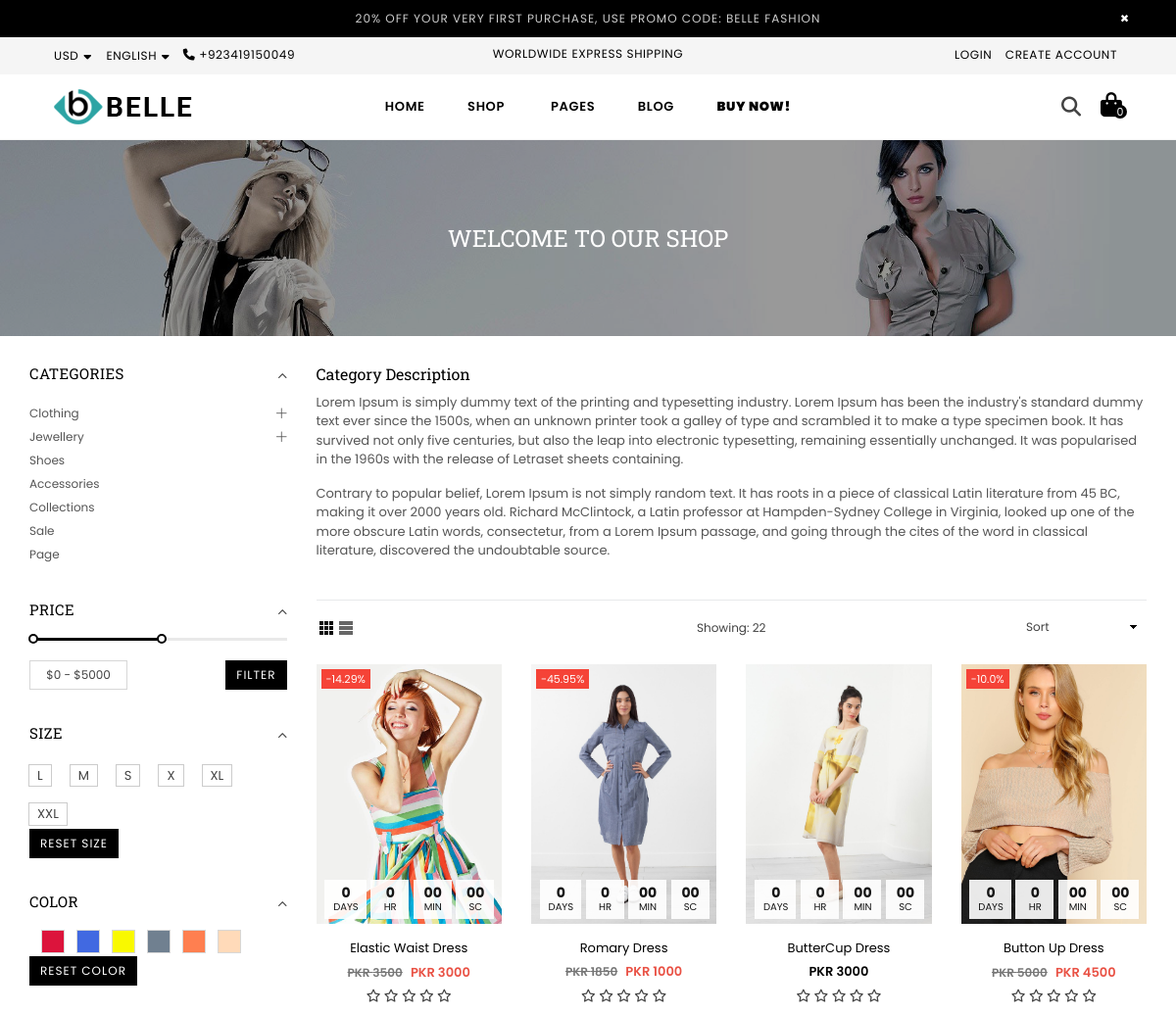
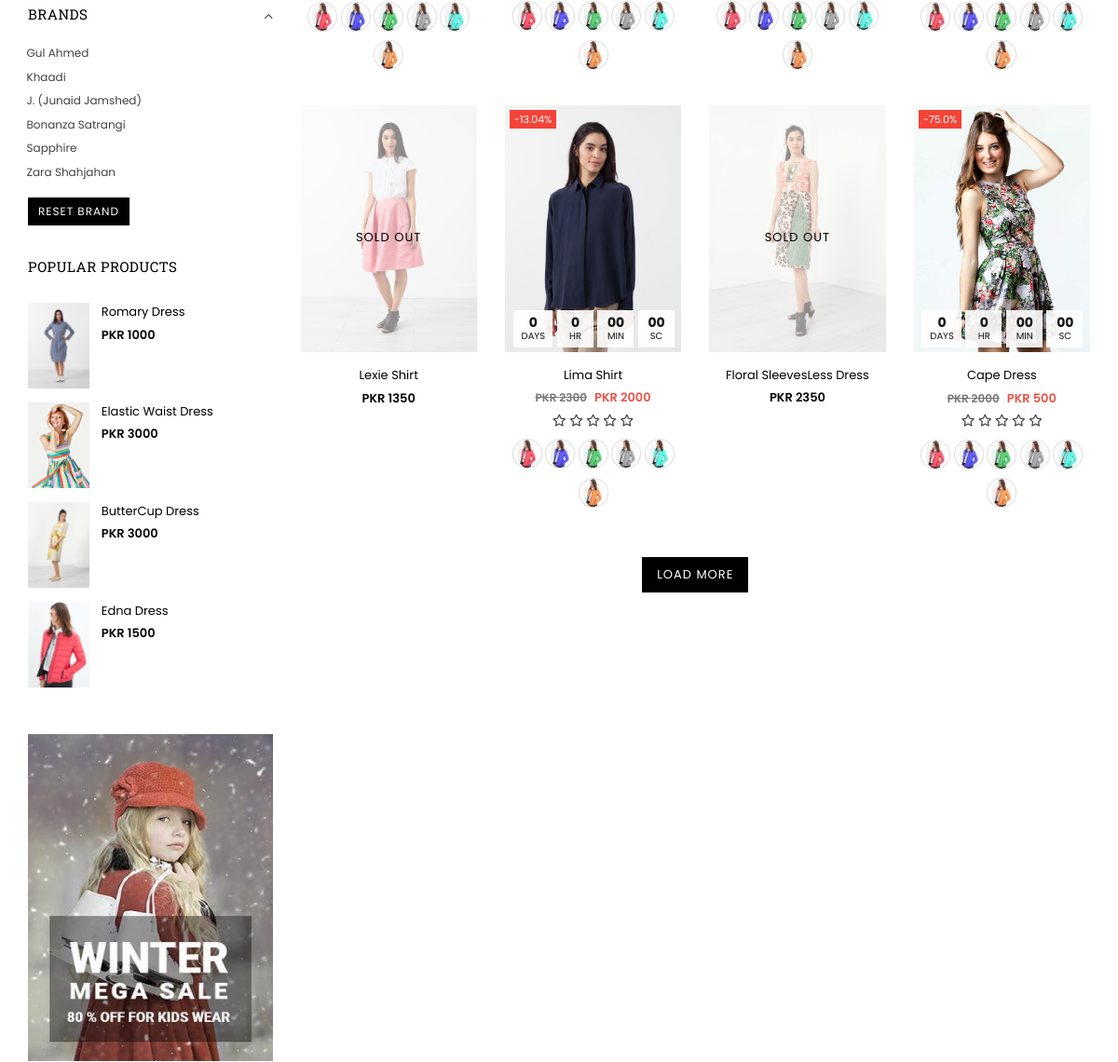
The page /shop (upper part) on the database as committed earlier (2 pictures, top to bottom).
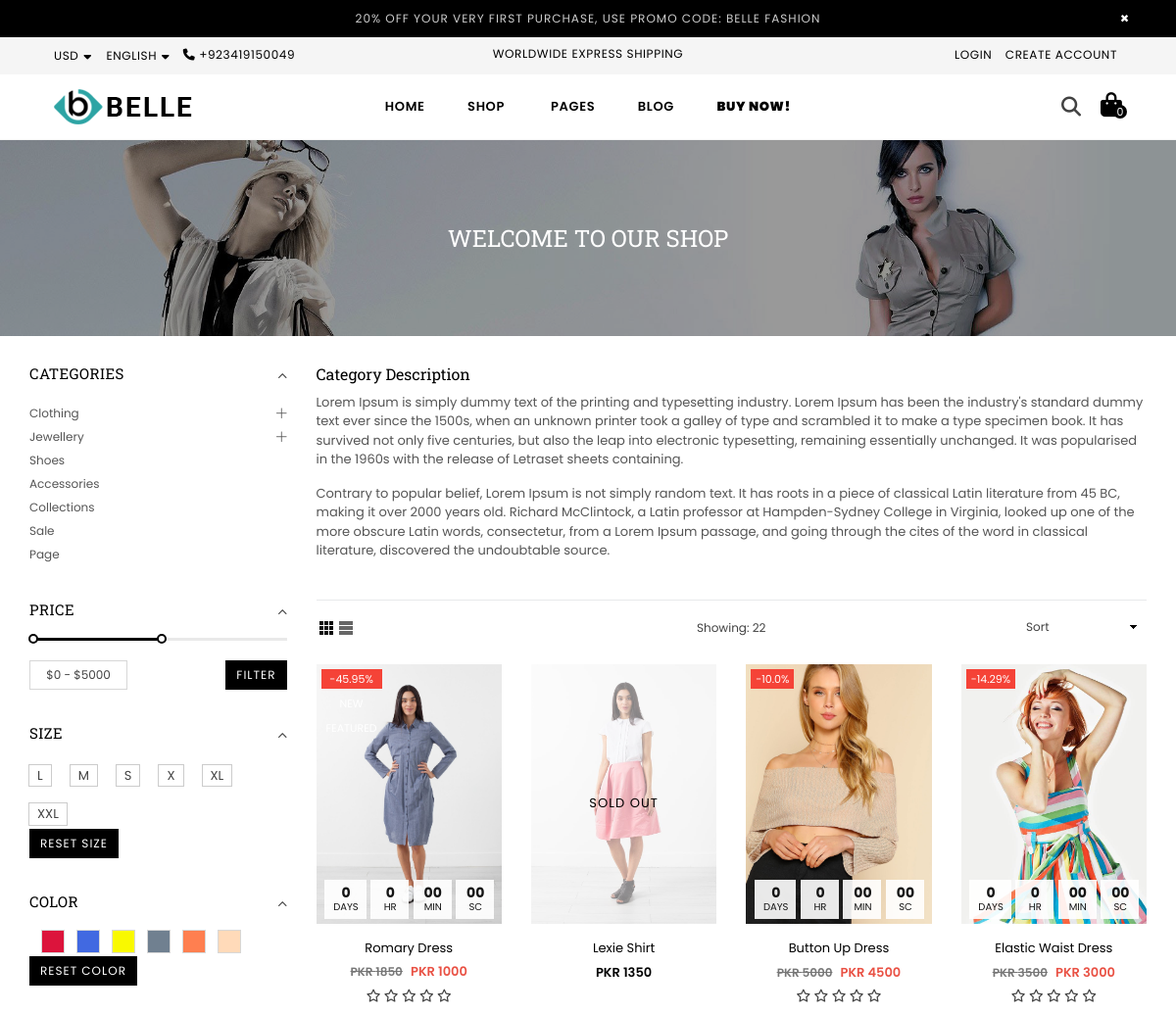
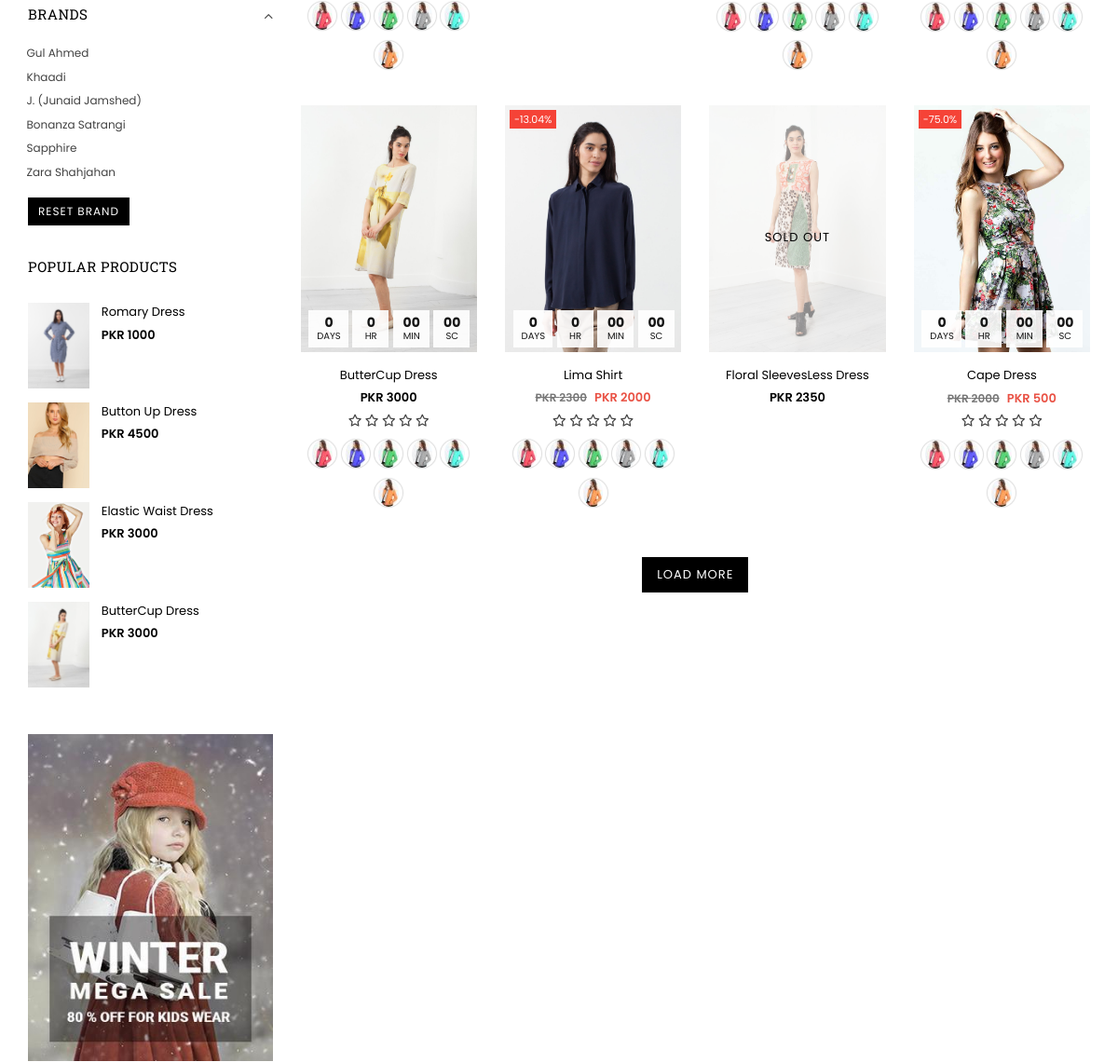
The same page on the database as committed later (2 pictures, top to bottom).
### app/models.py (models this page shows, shortened)
class Size(models.Model):
    name = models.CharField(max_length=5, unique=True)  # e.g., S, M, L, XL

class Color(models.Model):
    name = models.CharField(max_length=30, unique=True)
    hex_code = models.CharField(max_length=7, blank=True, null=True)  # Optional: for color display

class Brand(models.Model):
    name=models.CharField(max_length=100,unique=True)

class Products(models.Model):
    name=models.CharField(max_length=100)
    description=models.TextField()
    slug=models.SlugField(max_length=50,unique=True,blank=True)
    in_stock=models.BooleanField()
    stock_quantity=models.IntegerField()
    last_update=models.DateTimeField(auto_now=True)
    sku=models.CharField(max_length=50)
    view_count=models.IntegerField(null=True,blank=True)
    price=models.IntegerField()
    striked_price=models.IntegerField(blank=True,null=True,default=0)
    product_type=models.CharField(max_length=20)
    labels=models.ManyToManyField(Labels,max_length=20)
    wishlist=models.ManyToManyField(User,related_name='wishlist',blank=True)
    collections=models.CharField(max_length=50)
    main_image= models.ImageField(upload_to='products/')  # Shown by default
    hover_image= models.ImageField(upload_to='products/')  # Shown on hover
    tag=models.ManyToManyField('Tag',related_name='products',blank=True)
    sizes = models.ManyToManyField(Size, related_name='products', blank=True)
    color = models.ManyToManyField(Color, related_name='productscolor', blank=True)
    brand=models.ForeignKey(Brand, on_delete=models.CASCADE,related_name='brand',blank=True)
    @property
    def discount_percentage(self):
        if self.striked_price:  # Ensure the striked price exists to avoid division by zero
            return round(100 - ((self.price / self.striked_price) * 100), 2)
        return 0  # No discount if no striked price
    class Meta:
        verbose_name = "Product"  # Correct singular form
        verbose_name_plural = "Products"  # Correct plural form

### app/views.py (the view)
# urls.py: path("shop",views.shoppage,name="shop"),
def shoppage(request):
    products = Products.objects.all()
    all_tags=Tag.objects.all()
    percentage=0
    for i in products:
        if i.striked_price:
            percentage=100-((round(i.price/i.striked_price,2)*100))
    top_product=Products.objects.all().order_by("-view_count")[0:4]
    all_brands = Brand.objects.all()
    selected_tags = request.GET.getlist('tag')
    if selected_tags:
        products = products.filter(tag__slug__in=selected_tags).distinct()
    selected_brands = request.GET.getlist('brand')
    if selected_brands:
        products = products.filter(brand__in=selected_brands)
    all_sizes = Size.objects.all().order_by('name')
    all_colors=Color.objects.all()
    selected_colors=request.GET.getlist('color')
    selected_sizes = request.GET.getlist('size')
    if selected_sizes:
        products = products.filter(sizes__name__in=selected_sizes).distinct()
    if selected_colors:
        products = products.filter(color__name__in=selected_colors).distinct()
    else:
        selected_colors = []
    price_form = PriceFilterForm(request.GET)
    if price_form.is_valid():
        min_price = price_form.cleaned_data.get('min_price')
        max_price = price_form.cleaned_data.get('max_price')
        if min_price is not None:
            products = products.filter(price__gte=min_price)
        if max_price is not None:
            products = products.filter(price__lte=max_price)
    products = products.annotate(avg_rating=Avg('reviews__rating')).order_by("-last_update")[:16]
    for product in products:
        product.average_rating = int(round(product.avg_rating)) if product.avg_rating else 0
    context = {
        "percentage":percentage,
        "top_product":top_product,
        "all_brands":all_brands,
        "products": products,
        "stars_range": range(1, 6),  # To loop for 1-5 stars in the template
        "all_sizes": all_sizes,
        "selected_sizes": selected_sizes,
        "price_filter_form": price_form,  # Include the price filter form in context
        "all_colors":all_colors,
        "selected_colors":selected_colors,
        'selected_brands': selected_brands,
        "all_tags":all_tags,
        }
    return render(request, "app/shop.html", context)

### app/forms.py
class PriceFilterForm(forms.Form):
    min_price = forms.IntegerField(required=False, min_value=0, widget=forms.NumberInput(attrs={
        'placeholder': 'Min Price',
        'class': 'form-control',
        'id': 'id_min_price'
    }))
    max_price = forms.IntegerField(required=False, min_value=0, widget=forms.NumberInput(attrs={
        'placeholder': 'Max Price',
        'class': 'form-control',
        'id': 'id_max_price'
    }))
    def clean(self):
        cleaned_data = super().clean()
        min_price = cleaned_data.get("min_price")
        max_price = cleaned_data.get("max_price")
        if min_price and max_price:
            if min_price > max_price:
                raise forms.ValidationError("Min price cannot be greater than Max price.")

### app/templates/app/shop.html (shortened to what the changed rows need)
{% extends "base.html" %} {% load static %} {% block title %} BELLE | SHOP {% endblock title %} {% block content %}
<div id="page-content">
  <div class="collection-header" style="    margin-bottom: 29px;">
  <div class="collection-hero">
        <div class="collection-hero__title-wrapper"><h1 class="collection-hero__title page-width">Welcome To Our Shop</h1></div>
      </div>
</div>
    <div class="container">
      <div class="row">
          <div class="col-12 col-sm-12 col-md-3 col-lg-3 sidebar filterbar">
              <div class="sidebar_tags">
                  <div class="sidebar_widget categories filter-widget">
                        <div class="widget-title"><h2>Categories</h2></div>
                    </div>
                    <div class="sidebar_widget filterBox filter-widget">
                      <div class="widget-title">
                        <h2>Price</h2>
                      </div>
                    </div>
                    <div class="sidebar_widget filterBox filter-widget size-swatches">
                      <div class="widget-title">
                        <h2>Size</h2>
                      </div>
                      <div class="filter-size swatch-list">
                        <ul>
                          {% for size in all_sizes %}
                            <li style="padding:3px 4px;">
                              <button
                                type="button"
                                class="swatch-btn {% if size.name in selected_sizes %}checked{% endif %}"
                                data-size="{{ size.name }}">
                                {{ size.name }}
                              </button>
                            </li>
                          {% endfor %}
                        </ul>
                      </div>
                    </div>
                    <div class="sidebar_widget filterBox filter-widget">
                      <div class="widget-title">
                        <h2>Color</h2>
                      </div>
                      <form id='color-filter-form' method='GET' action='{% url "shop" %}'>
                        <div class="filter-color swacth-list clearfix">
                          {% for color in all_colors %}
                            <button type='button' class="swatch-btn1 {{ color.name |lower }} {% if color.name in selected_colors %} checked {% endif %}"
                                    data-color="{{ color.name }}"
                                    style="background-color: {{ color.hex_code }}; height: 24px; width: 24px; margin-left: 12px;">
                            </button>
                          {% endfor %}
                        </div>
                      </form>
                    </div>
                    <div class="sidebar_widget filterBox filter-widget">
                      <div class="widget-title">
                        <h2>Brands</h2>
                      </div>
                      <form id="brand-filter-form" method="GET" action="{% url 'shop' %}">
                        <ul>
                          {% for brand in all_brands %}
                            <li>
                              <label for="brand-check-{{ brand.id }}">
                                {{ brand.name }}
                              </label>
                            </li>
                          {% endfor %}
                        </ul>
                      </form>
                    </div>
        <div class="sidebar_widget">
                      <div class="widget-title"><h2>Popular Products</h2></div>
          <div class="widget-content">
                            <div class="list list-sidebar-products">
                              <div class="grid">
                                {% for item in  top_product %}
                                <div class="grid__item">
                                  <div class="mini-list-item">
                                    <div class="mini-view_image">
                                        <a class="grid-view-item__link" href="{% url "product" item.slug %}">
                                            <img class="grid-view-item__image" src="{{item.main_image.url}}" alt="" />
                                        </a>
                                    </div>
                                    <div class="details"> <a class="grid-view-item__title" href="#">{{item.name}}</a>
                                      <div class="grid-view-item__meta"><span class="product-price__price"><span class="money">PKR {{item.price}}</span></span></div>
                                    </div>
                                  </div>
                                </div>
                                {% endfor %}
                              </div>
                            </div>
                        </div>
        </div>
                </div>
            </div>
            <div class="col-12 col-sm-12 col-md-9 col-lg-9 main-col">
              <div class="productList product-load-more">
                    <div class="grid-products grid--view-items">
                      <div class="row">
                        {% for item in products %} {% if item.in_stock %}
                        <div class="col-6 col-sm-6 col-md-4 col-lg-3 item">
                          <div class="product-image">
                            <a href="{% url "product" item.slug %}">
                              <img
                                class="primary blur-up lazyload"
                                data-src="{{item.main_image.url}}"
                                src="{{item.main_image.url}}"
                                alt="image"
                                title="product"
                              />
                              <div class="product-labels rectangular">
                                {% if item.striked_price > 0 %}
                                <span class="lbl on-sale">-{{item.discount_percentage}}%</span>
                              {% endif %}
                                {% for i in item.labels.all %}
                                <span class="lbl {% if i.name == 'NEW' or i.name == 'FEATURED' %} pr-label1 {% elif i.name == 'HOT' %} pr-label2 {% elif i.name == 'SALE'%} lbl on-sale {% endif %} ">{{i.name}}</span>
                                {% endfor %}
                              </div>
                            </a>
                            <div
                              class="saleTime desktop"
                              data-countdown="2022/03/01"
                            ></div>
                          </div>
                          <div class="product-details text-center">
                            <div class="product-name">
                              <a href="#">{{item.name}}</a>
                            </div>
                            <div class="product-price">
                              {% if item.striked_price > 0 %}
                              <span class="old-price">PKR {{item.striked_price}}</span>
                              {% endif %}
                              <span class="price">PKR {{item.price}}</span>
                            </div>
                            <div class="product-review">
                              {% for star in stars_range %} {% if star <= item.average_rating %}
                              <i class="fas fa-star filled-star"></i>
                              {% else %}
                              <i class="far fa-star empty-star"></i>
                              {% endif %}
                              {% endfor %}
                            </div>
                            <ul class="swatches">
                              <li class="swatch medium rounded">
                                <img
                                  src="{% static 'app/images/product-images/variant1.jpg' %} "
                                  alt="image"
                                />
                              </li>
                              <li class="swatch medium rounded">
                                <img
                                  src="{% static 'app/images/product-images/variant2.jpg' %} "
                                  alt="image"
                                />
                              </li>
                              <li class="swatch medium rounded">
                                <img
                                  src="{% static 'app/images/product-images/variant3.jpg' %} "
                                  alt="image"
                                />
                              </li>
                              <li class="swatch medium rounded">
                                <img
                                  src="{% static 'app/images/product-images/variant4.jpg' %} "
                                  alt="image"
                                />
                              </li>
                              <li class="swatch medium rounded">
                                <img
                                  src="{% static 'app/images/product-images/variant5.jpg' %} "
                                  alt="image"
                                />
                              </li>
                              <li class="swatch medium rounded">
                                <img
                                  src="{% static 'app/images/product-images/variant6.jpg' %} "
                                  alt="image"
                                />
                              </li>
                            </ul>
                          </div>
                        </div>
                        {% else %}
                        <div
                          class="col-6 col-sm-6 col-md-4 col-lg-3 item grid-view-item--sold-out"
                        >
                          <div class="product-image">
                            <a href="{% url "product" item.slug %}">
                              <img
                                class="grid-view-item__image primary blur-up lazyload"
                                data-src="{{item.main_image.url}}"
                                src="{{item.main_image.url}} "
                                alt="image"
                                title="product"
                              />
                              <span class="sold-out"><span>Sold out</span></span>
                            </a>
                          </div>
                          <div class="product-details text-center">
                            <div class="product-name">
                              <a href="#">{{item.name}}</a>
                            </div>
                            <div class="product-price">
                              <span class="price">PKR {{item.price}}</span>
                            </div>
                          </div>
                        </div>
                        {% endif %} {% endfor %}
                      </div>
                    </div>
                </div>
            </div>
        </div>
    </div>
</div>
{% endblock content %}

Rows that differ between the two databases and show on the page:
no longer on this page (row unchanged): Products: main_image (picture), name "Edna Dress", price "1500", shown under "POPULAR PRODUCTS"
changed Products "Romary Dress": moves up the list
now on one of the page's lists (row edited): Products: name "Button Up Dress", price "4500"
changed Products "Button Up Dress": moves up the list
changed Products "Lexie Shirt": moves up the list
